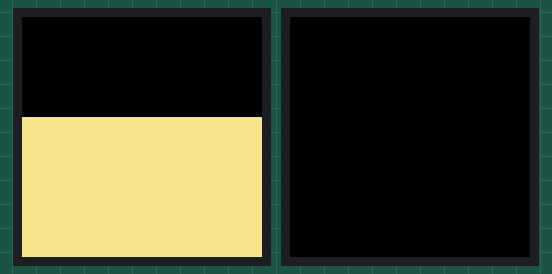
Recording of a sketch running on a simulated Arduino Uno, built with avr-gcc and run on an emulated ATmega328P. Parts: 2 × 240×240 colour display. The local clock reads 2024-03-15 10:24:30 at power-on unless the sketch sets it; what the sketch prints to the serial monitor is not drawn.

Above: at 2.6 s.
At 3.0 s:
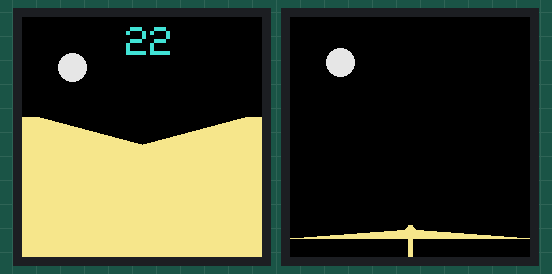
At 4.17 s:
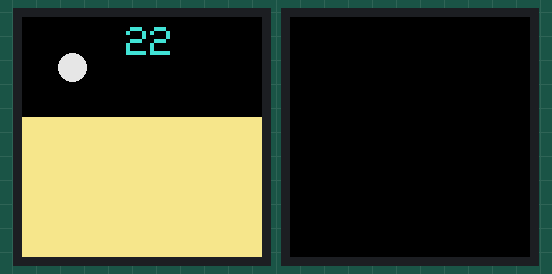

The sketch:

HourGlass.ino
```cpp
// display
#include "Adafruit_GFX.h"
#include "Adafruit_GC9A01A.h"
#include "colors.h"


#define TFT1_DC 15
#define TFT1_CS 2
#define TFT2_DC 13
#define TFT2_CS 12
//SCL  -->  18
//SDA  -->  23

// Hardware SPI
Adafruit_GC9A01A tft1(TFT1_CS, TFT1_DC); //upper glass
Adafruit_GC9A01A tft2(TFT2_CS, TFT2_DC); //lower glass

// RTC clock
#include <RTClib.h>
RTC_DS3231 rtc;


//int startx = 120, starty = 120; //center of display
int x, y, minute, hour;
int m, n; double h;
double color = SAND1; // set sand color


void setup() {
  Serial.begin(115200);
  delay(2000);

  // display setup
  tft1.begin();  tft2.begin();
  tft1.setRotation(2); tft2.setRotation(0);
  tft1.fillScreen(COLOR0); tft2.fillScreen(COLOR00);


  // setup RTC module
  if (! rtc.begin()) {
    Serial.println("Can't find RTC");
    Serial.flush();
    while (1);
  }
  rtc.adjust(DateTime(F(__DATE__), F(__TIME__)));

  tft1.fillScreen(COLOR00);  // clear
  tft1.fillRect(0, 100, 240, 240, color); // full sand in glass 1
  tft2.fillScreen(COLOR0);  // no sand in glass 2

}

void loop() {

  // get time
  DateTime now = rtc.now();
  Serial.print(now.hour(), DEC); Serial.print(':');
  Serial.print(now.minute(), DEC); Serial.print(':');
  Serial.println(now.second(), DEC);

  minute = now.minute();
  hour = now.hour();
  Serial.print(hour);Serial.print(" : ");Serial.println(minute);

 minutes();
 delay(1000);

}


void minutes() {

  //tft1.fillScreen(COLOR00);       // clear
  tft1.fillRect(0, 100, 240, 240, color); // full sand in glass 1
  tft2.fillScreen(COLOR0);        // no sand in glass 2

  tft1.setCursor(104, 10);
  tft1.setTextColor(COLOR4);
  tft1.setTextSize(4);
  if (hour<10){
    tft1.print("0");
  }
  tft1.println(hour); // show hour

  //animated sand track
   for (int i = 0; i<250; i+=10) {
    tft2.fillRect(118, 0, 5, i, color);
    delay(10);
   }


  tft1.fillCircle(50, 50, 14, WHITE1); tft2.fillCircle(50, 45, 14, WHITE2); // add reflections

  // trickling sand
   m = map(minute, 0, 59, 0, 141);
     tft1.fillTriangle(0, m*0.9+68, 240, m*0.9+68, 120, m*1.2+90, COLOR0);     //upper glass

     n= map(m, 0, 141, 250, 75);
     tft2.fillTriangle(0, n*0.55+105, 240, n*0.55+105, 120, n, color);  //lower glass
     tft2.fillTriangle(108, n+7, 132, n+7, 120, n-6, color);  //sand track end

     delay(10);

   tft2.fillRect(118, 0, 5, n-4, COLOR00); //delete sand track
}


/*
int           n, i, i2,
                cx = tft1.width()  / 2 - 1,
                cy = tft1.height() / 2 - 1;
  tft1.drawLine(x1, y1, x2, y2, color);
  tft1.fillScreen(GC9A01A_BLACK);
  tft1.drawFastHLine(0, y, w, color1);
  tft1.drawFastVLine(x, 0, h, color2);
  tft1.drawRect(cx-i2, cy-i2, i, i, color);
  tft1.fillRect(cx-i2, cy-i2, i, i, color1);
  tft1.drawRect(cx-i2, cy-i2, i, i, color2);
  tft1.fillCircle(x, y, radius, color);
  tft1.drawCircle(x, y, radius, color);
  tft1.drawTriangle(
      cx    , cy - i, // peak
      cx - i, cy + i, // bottom left
      cx + i, cy + i, // bottom right
      tft1.color565(i, i, i));
  tft1.fillTriangle(cx, cy - i, cx - i, cy + i, cx + i, cy + i,
      tft1.color565(0, i*10, i*10));
    t += micros() - start;
  tft1.drawTriangle(cx, cy - i, cx - i, cy + i, cx + i, cy + i,
      tft1.color565(i*10, i*10, 0));
  tft1.drawRoundRect(cx-i2, cy-i2, i, i, i/8, tft1.color565(i, 0, 0));
  tft1.fillRoundRect(cx-i2, cy-i2, i, i, i/8, tft1.color565(0, i, 0));
  tft1.setCursor(120, 30);
  tft1.setTextColor(GC9A01A_RED);
  tft1.setTextSize(3);
  tft1.println("Text");
  tft1.setRotation(rotation);   //1-4
  tft1.fillArc(0,0, 140,0, 0, hourangle, color);
 */


 /*
 // Old color definitions
GC9A01A_BLACK 0x0000       ///<   0,   0,   0
GC9A01A_WHITE 0xFFFF       ///< 255, 255, 255
GC9A01A_LIGHTGREY 0xC618   ///< 198, 195, 198
GC9A01A_DARKGREY 0x7BEF    ///< 123, 125, 123
GC9A01A_PINK 0xFC18        ///< 255, 130, 198
GC9A01A_PURPLE 0x780F      ///< 123,   0, 123
GC9A01A_MAGENTA 0xF81F     ///< 255,   0, 255
*/

 
```

colors.h
```cpp
// new color definitions

#define COLOR1 tft2.color565(0,0,160)    //NAVY
#define COLOR2 tft2.color565(0,0,255)    //BLUE
#define COLOR3 tft2.color565(30,144,255) //DODGERBLUE
#define COLOR4 tft2.color565(64,224,208)  //TURQUOISE
#define COLOR5 tft2.color565(0,255,255)   //CYAN
#define COLOR6 tft2.color565(0,255,127)   //SPRINGGREEN
#define COLOR7 tft2.color565(0,255,0)     //GREEN
#define COLOR8 tft2.color565(173,255,41)  //GREENYELLOW
#define COLOR9 tft2.color565(255,255,0)   //YELLOW
#define COLOR10 tft2.color565(255,215,0)  //GOLD
#define COLOR11 tft2.color565(255,165,0)  //ORANGE
#define COLOR12 tft2.color565(255,10,0)   //RED
#define COLOR13 tft2.color565(123,0,0)   //MAROON
#define COLOR00 tft2.color565(0,0,0)  //BLACK
#define SAND2 tft2.color565(240,230,140)

#define COLOR03 tft1.color565(30,144,255) //DODGERBLUE
#define COLOR011 tft1.color565(255,70,0)  //ORANGE
#define COLOR0 tft1.color565(0,0,0)  //BLACK
#define GOLD1 tft1.color565(255,215,0)  //GOLD
#define WHITE1 tft1.color565(230, 230, 230)  //WHITE
#define SAND1 tft1.color565(240,230,140)

#define GOLD2 tft2.color565(255,215,0)  //GOLD
#define WHITE2 tft2.color565(230, 230, 230)  //WHITE
#define GREY1 tft1.color565(150, 150, 150)       //GREY
```

Measured:
- by itself, everything shown: repeats every 1.4 s, in 3 steps
- what the display in image 1 shows lasts 1.0 s, from 3.0 s to 4.0 s
